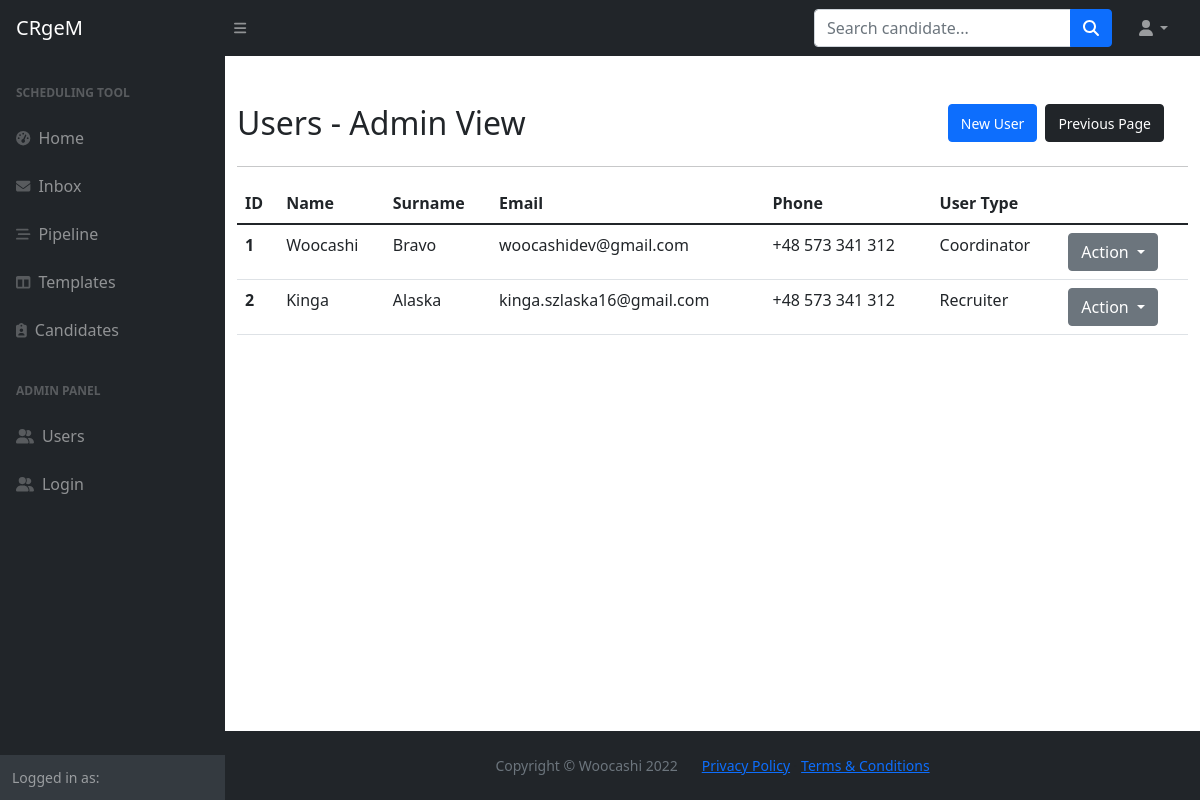
/users, run on an earlier commit of the app's database.
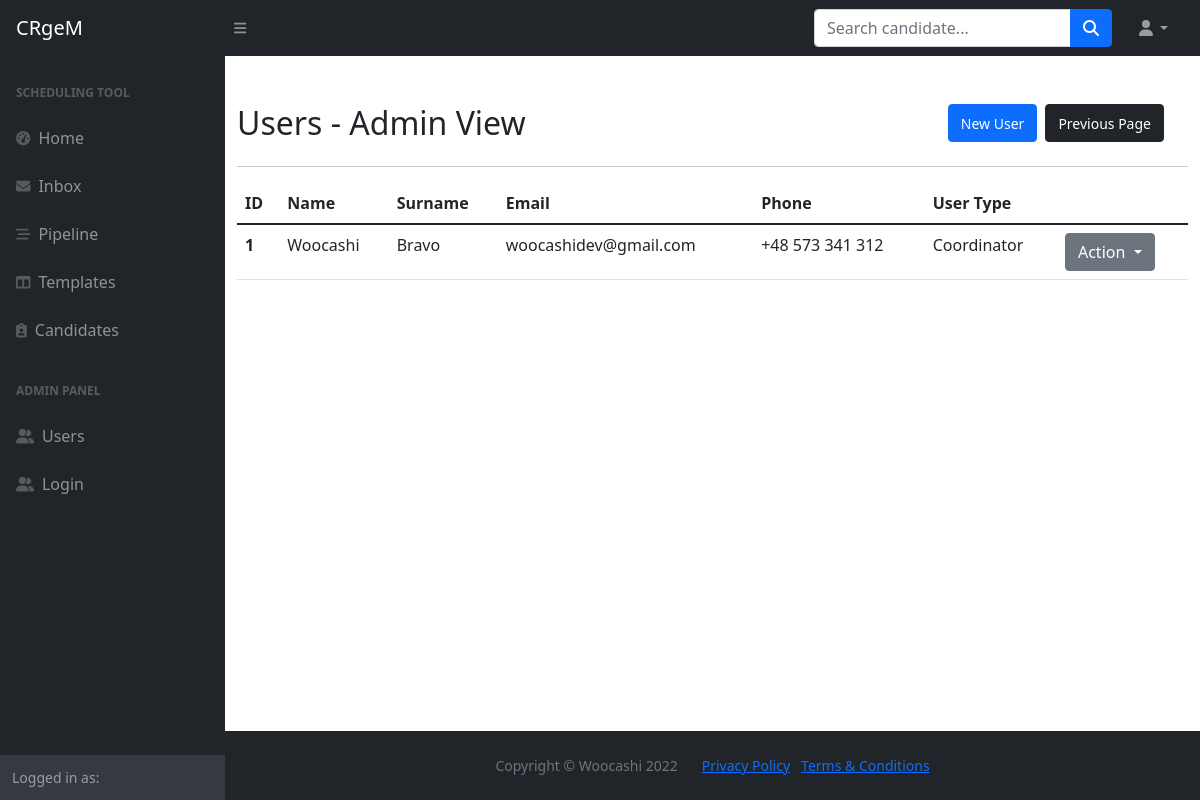
And on a later commit of the database.
### main.py (models this page shows)
class User(db.Model, UserMixin, Base):
    __tablename__="users"
    id = db.Column(db.Integer, primary_key=True)
    first_name = db.Column(db.String, nullable=False)
    last_name = db.Column(db.String, nullable=False)
    full_name = db.Column(db.String, nullable=False)
    email = db.Column(db.String, nullable=False, unique=True)
    phone = db.Column(db.String, nullable=False)
    type = db.Column(db.String, nullable=False)
    password = db.Column(db.String, nullable=False)
    templates = relationship("Template", back_populates="created_by")
    candidates = relationship("Candidate", back_populates="created_by")
    tasks_sent = relationship("Task", primaryjoin="User.id==Task.sender_id", back_populates="from_user")
    tasks_received = relationship("Task", primaryjoin="User.id==Task.recipient_id", back_populates="to_user")
    tasks_delegated = relationship("Task", primaryjoin="User.id==Task.delegate_id", back_populates="delegated_by")
    message = relationship("Message", primaryjoin="Message.user_id==User.id", back_populates="user")

### main.py (the view)
@app.route('/users')
def users():
    users = db.session.query(User).all()
    return render_template('users.html', users=users)

### templates/users.html (shortened to what this page needs)
{% import "bootstrap/wtf.html" as wtf %}
{% include 'header.html' %}
	<main>
		<div class="container mt-4">
			<div class="row d-flex align-items-center">
				<div class="row d-flex justify-content-between">
					<div class="col">
						<h2 class="mt-4">Users - Admin View</h2>
					</div>
					<div class="col d-flex justify-content-end mt-4">
						<span><a class="btn btn-primary ms-2" href="{{url_for('user_new', form=form)}}"><small>New User</small></a></span>
						<span><a class="btn btn-dark ms-2" href="javascript:history.back()"><small>Previous Page</small></a></span>
					</div>
				</div>
			</div>
			<hr>
			{% if users|length == 0 %}
			<p>There are no users registered in this CRM environment</p>
			{% else %}
			<table class="table">
				  <thead>
				    <tr>
				      <th scope="col">ID</th>
				      <th scope="col">Name</th>
				      <th scope="col">Surname</th>
				      <th scope="col">Email</th>
					    <th scope="col">Phone</th>
					    <th scope="col">User Type</th>
				    </tr>
				  </thead>
				  <tbody>
				  {% for user in users %}
				    <tr>
				      <th scope="row">{{user.id}}</th>
				      <td>{{user.first_name}}</td>
				      <td>{{user.last_name}}</td>
				      <td>{{user.email}}</td>
					    <td>{{user.phone}}</td>
					    <td>{{user.type}}</td>
					    <td>
						    <div class="dropdown">
							  <button class="btn btn-secondary dropdown-toggle" type="button" data-bs-toggle="dropdown" aria-expanded="false">
							    Action
							  </button>
							</div>
					    </td>
				    </tr>
				  {% endfor %}
				  </tbody>
				</table>
			{% endif %}
		</div>
	</main>
{% include 'footer.html' %}

What changed in the data, as far as the page shows it:
removed User: id "2", first_name "Kinga", last_name "Alaska", email "kinga.szlaska16@gmail.com", phone "+48 573 341 312", type "Recruiter"
